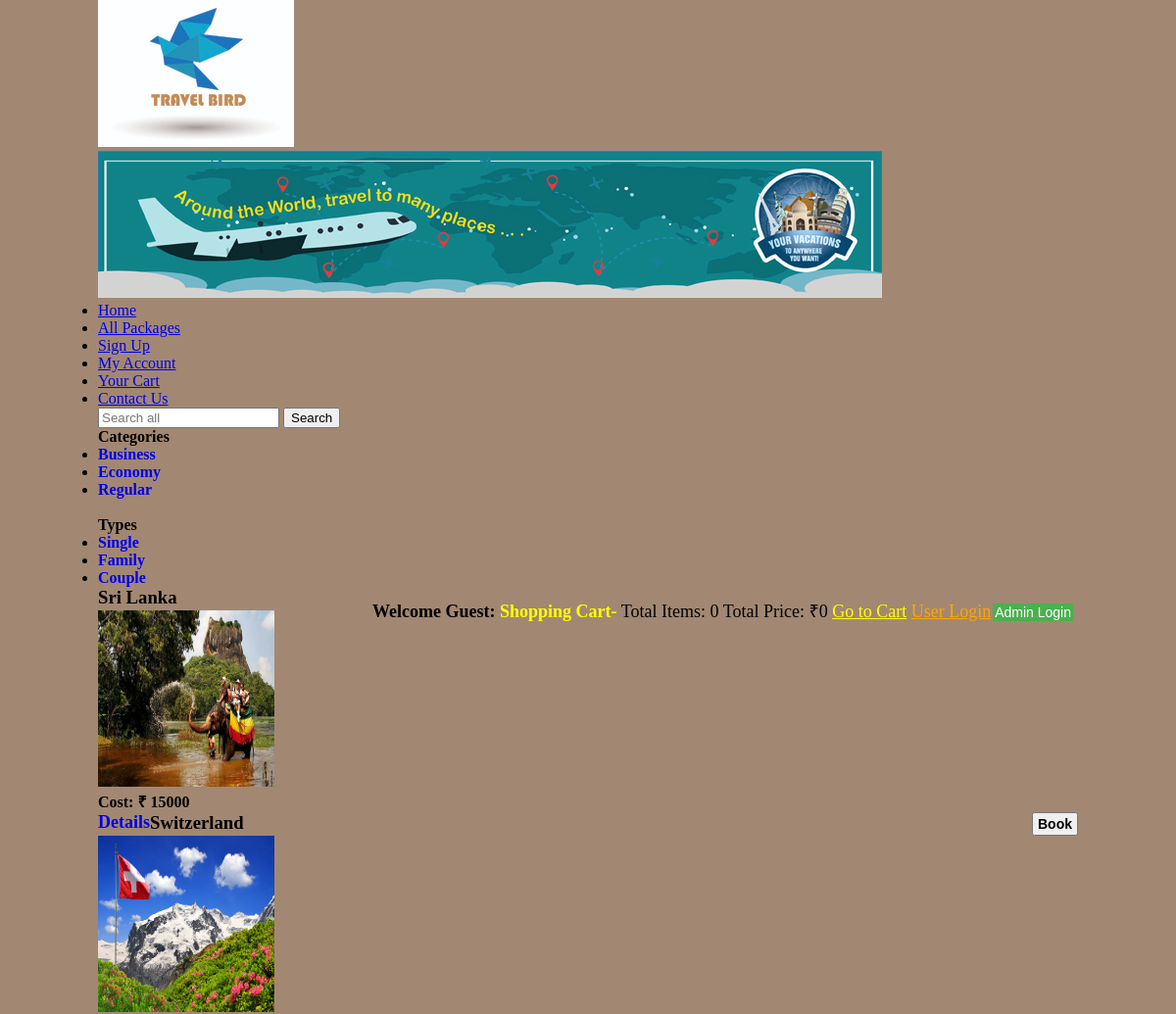
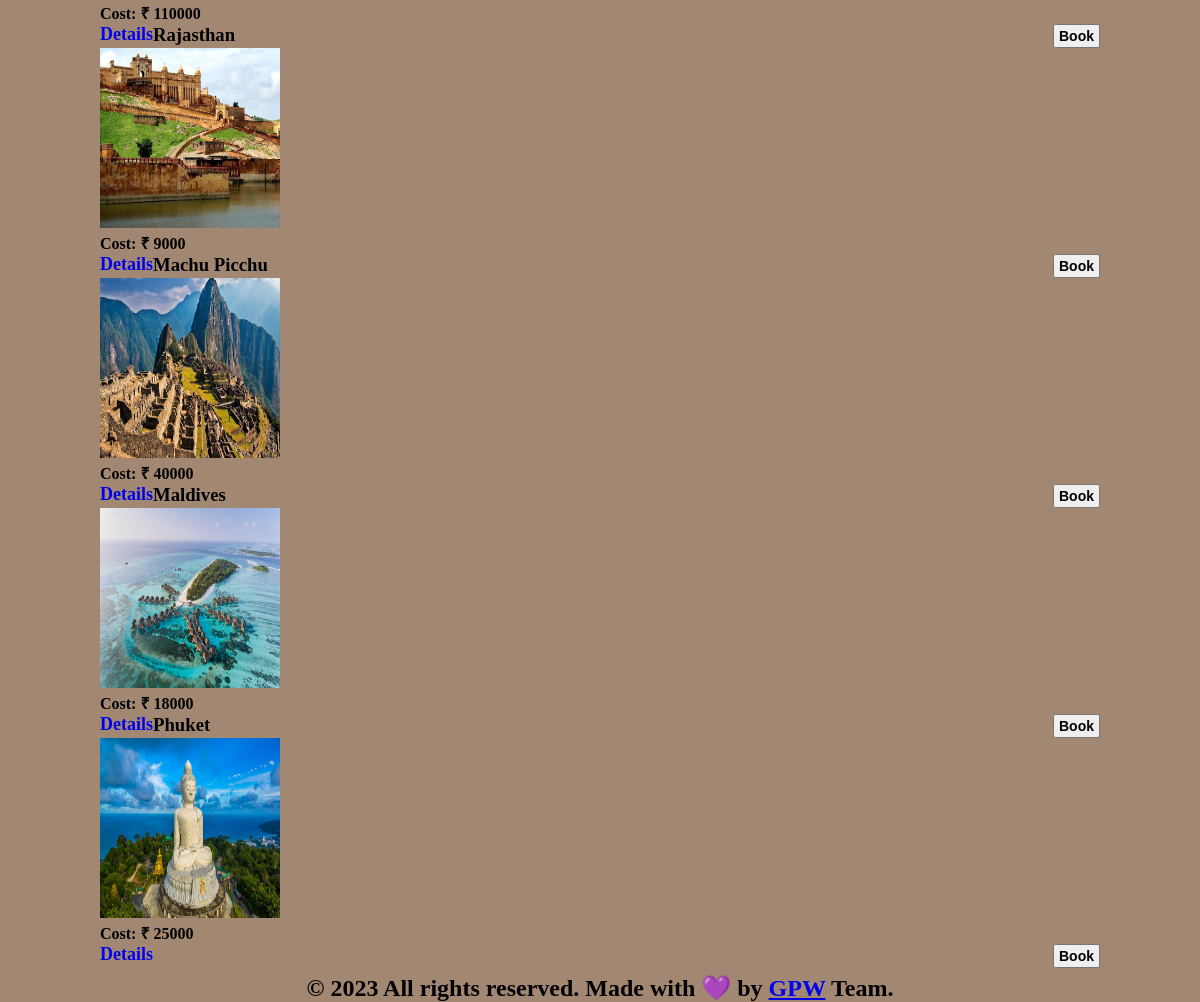
The page / on the database its author committed (2 pictures, top to bottom).
### tables this page shows
CREATE TABLE `categories` (
  `cat_id` int(100) NOT NULL,
  `cat_title` text NOT NULL
);

CREATE TABLE `types` (
  `type_id` int(100) NOT NULL,
  `type_title` text NOT NULL
);

CREATE TABLE `packages` (
  `package_id` int(100) NOT NULL,
  `package_cat` int(100) NOT NULL,
  `package_type` int(100) NOT NULL,
  `package_title` varchar(255) NOT NULL,
  `package_price` int(100) NOT NULL,
  `package_desc` longtext NOT NULL,
  `package_image` text NOT NULL,
  `package_keywords` varchar(255) NOT NULL
);

### functions/functions.php (the view, shortened to what this page needs)
<?php
$con = mysqli_connect("localhost", "root", "", "travel_db");
function getIp()
{
    $ip = $_SERVER['REMOTE_ADDR'];
    return $ip;
}
function total_items()
{
    global $con;
    if (isset($_GET['add_cart'])) {
        $ip = getip();
        $get_items = "select * from cart where ip_add='$ip'";
        $run_items = mysqli_query($con, $get_items);
        $count_items = mysqli_num_rows($run_items);
    } else {
        $ip = getip();
        $get_items = "select * from cart where ip_add='$ip'";
        $run_items = mysqli_query($con, $get_items);
        $count_items = mysqli_num_rows($run_items);
    }
    echo $count_items;
}
function total_price()
{
    $total = 0;
    echo "&#8377;" . $total;
}
function getCats()
{
    global $con;
    $get_cats = "select * from categories";
    $run_cats = mysqli_query($con, $get_cats);
    while ($row_cats = mysqli_fetch_array($run_cats)) {
        $cat_id = $row_cats['cat_id'];
        $cat_title = $row_cats['cat_title'];
        echo "<li><a href='index.php?cat=$cat_id' style='text-decoration: none; font-weight:bold;'>$cat_title</a></li>";
    }
}
function getTypes()
{
    global $con;
    $get_types = "select * from types";
    $run_types = mysqli_query($con, $get_types);
    while ($row_types = mysqli_fetch_array($run_types)) {
        $type_id = $row_types['type_id'];
        $type_title = $row_types['type_title'];
        echo "<li><a href='index.php?type=$type_id' style='text-decoration: none; font-weight:bold;'>$type_title</a></li>";
    }
}
function getPack()
{
    if (!isset($_GET['cat'])) {
        if (!isset($_GET['type'])) {
            global $con;
            $get_pack = "select * from packages order by RAND() LIMIT 0,6";
            $run_pack = mysqli_query($con, $get_pack);
            while ($row_pack = mysqli_fetch_array($run_pack)) {
                $pack_id = $row_pack['package_id'];
                $pack_title = $row_pack['package_title'];
                $pack_price = $row_pack['package_price'];
                $pack_image = $row_pack['package_image'];
                echo "
				<div id='single_package'>
				<h3 style='font-family: Cambria; margin-bottom: 2px;'>$pack_title</h3>
				<img src='admin_area/package_images/$pack_image' width='180' height='180'>
				<p><b>Cost: &#8377; $pack_price</b></p>
				<a href='details.php?pack_id=$pack_id' style='float: left;font-size:18px;text-decoration: none; font-weight:bold;'>Details</a>
				<a href='index.php?add_cart=$pack_id'><button style='float: right; font-size:14px; cursor: pointer; padding: 2px 4px; font-weight:bold;'>Book</button></a>
				</div>
				";
            }
        }
    }
}

### index.php (shortened to what this page needs)
<?php
include("functions/functions.php");
?>
<!DOCTYPE html>
<html lang="en">
<head>
    <link rel="stylesheet" href="styles/style.css" media="all">
</head>
<body>
    <div class="main_wrapper">
        <?php include 'includes/header.php'; ?>
        <?php include 'includes/navbar.php'; ?>
        <div class="content_wrapper">
            <?php include "includes/left-sidebar.php"; ?>
            <div id="content_area">
                <div id="shopping_cart">
                    <span style="float: right;font-size: 18px;padding: 5px;line-height: 40px;">
                        <?php
                        if (isset($_SESSION['customer_email'])) {
                            echo "<b>Welcome: </b>" . $_SESSION['customer_email'] . "<b style='color: yellow;'> Your</b>";
                        } else {
                            echo "<b>Welcome Guest:</b>";
                        }
                        ?>
                        <b style="color: yellow;">Shopping Cart-</b> Total Items: <?php total_items(); ?>
                        Total Price: <?php total_price(); ?> <a href="cart.php" style="color: yellow;">Go to Cart</a>
                        <?php
                        if (!isset($_SESSION['customer_email'])) {
                            echo "<a href='checkout.php' style='color: orange;'>User Login</a>";
                        } else {
                            echo "<a href='logout.php' style='color: orange;''>Logout</a>";
                        }
                        ?>
                        <button class="adminbtn"><a style="text-decoration: none; color: #ffffff;"
                                                    href="admin_area/index.php">Admin Login</a></button>
                    </span>
                </div>
                <div id="packages_box">
                    <?php getPack(); ?>
                </div>
            </div>
        </div>
        <?php include "includes/footer.php";?>
    </div>
</body>
</html>

### includes/header.php
<div class="header_wrapper">
    <a href="index.php"><img id="logo" src="images/logo.jpg"></a>
    <img id="banner" src="images/banner.jpg">
</div>

### includes/navbar.php
<div class="menubar">
    <ul id="menu">
        <li><a href="index.php">Home</a></li>
        <li><a href="all_packages.php">All Packages</a></li>
        <li><a href="customer_register.php">Sign Up</a></li>
		<li><a href="customer/my_account.php">My Account</a></li>
        <li><a href="cart.php">Your Cart</a></li>
        <li><a href="contact.php">Contact Us</a></li>
    </ul>
    <div id="form">
        <form method="get" action="results.php" enctype="multipart/form-data">
            <input type="text" name="user_query" placeholder="Search all">
            <input id="search" type="submit" name="search" value="Search">
        </form>
    </div>
</div>

### includes/left-sidebar.php
<div class="sidebar">
    <div id="sidebar_title"><b>Categories</b></div>
    <ul id="cats">
        <?php getCats(); ?>
    </ul>
    <br>
    <div id="sidebar_title"><b>Types</b></div>
    <ul id="cats">
        <?php getTypes(); ?>
    </ul>
</div>

### includes/footer.php
<div id="footer">
    <h2 style="text-align: center; padding-top: 30px;"><span class="copyright-text">&#169; <?php echo date("Y"); ?> All rights reserved. Made with &#x1F49C; by <b><a href="https://www.youtube.com/channel/UC4_6-VSWBw_QHMyjrDDEvVQ"> GPW</a></b> Team.</span></h2>
</div>

### admin_area/styles/style.css (style rules this page uses)
html, body, div, span, applet, object, iframe, h1, h2, h3, h4, h5, h6, p, blockquote, pre, a, abbr, acronym, address, big, cite, code, del, dfn, em, img, ins, kbd, q, s, samp, small, strike, strong, sub, sup, tt, var, b, u, i, center, dl, dt, dd, ol, ul, li, fieldset, form, label, legend, table, caption, tbody, tfoot, thead, tr, th, td, article, aside, canvas, details, embed, figure, figcaption, footer, header, hgroup, menu, nav, output, ruby, section, summary, time, mark, audio, video { margin: 0; padding: 0; border: 0; vertical-align: baseline; }
body { background: #A28872; }
.main_wrapper { width: 1000px; height: auto; margin: auto; }

### index.php (style rules this page uses)
.adminbtn { background-color: #4CAF50; border: none; color: white; padding: 1px 2px; text-align: center; text-decoration: none; display: inline-block; font-size: 14px; cursor: pointer; -webkit-transition-duration: 0.4s; transition-duration: 0.4s; float: right; margin-top: 12px; margin-left: 2px; }

### rows shown on the page
categories: cat_title "Business"
categories: cat_title "Economy"
categories: cat_title "Regular"
types: type_title "Single"
types: type_title "Family"
types: type_title "Couple"
packages: package_title "Sri Lanka", package_image (picture), package_price "15000"
packages: package_title "Switzerland", package_image (picture), package_price "110000"
packages: package_title "Rajasthan", package_image (picture), package_price "9000"
packages: package_title "Machu Picchu", package_image (picture), package_price "40000"
packages: package_title "Maldives", package_image (picture), package_price "18000"
packages: package_title "Phuket", package_image (picture), package_price "25000"

### other values the page prints
$count_items "0"
$total "0"
